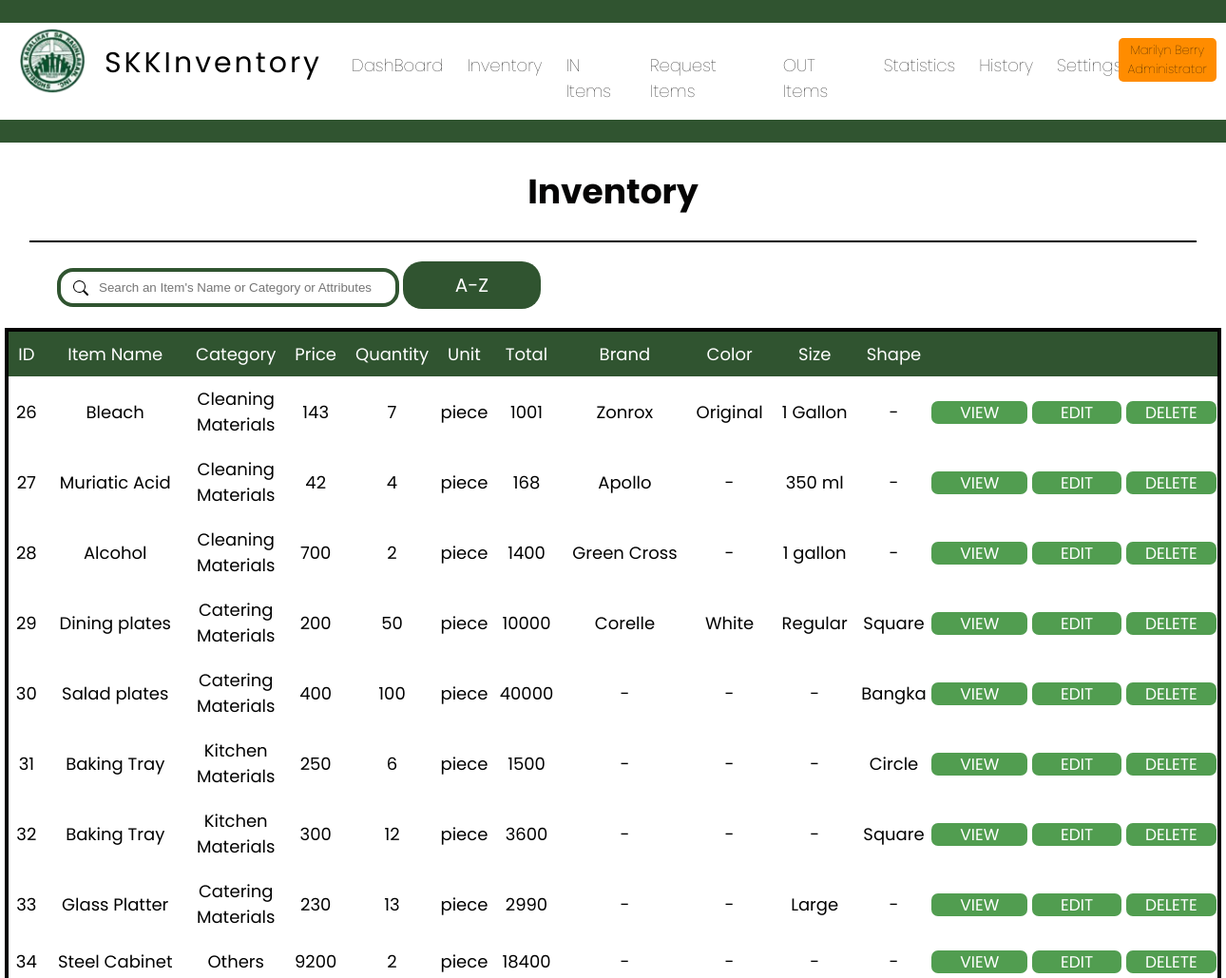
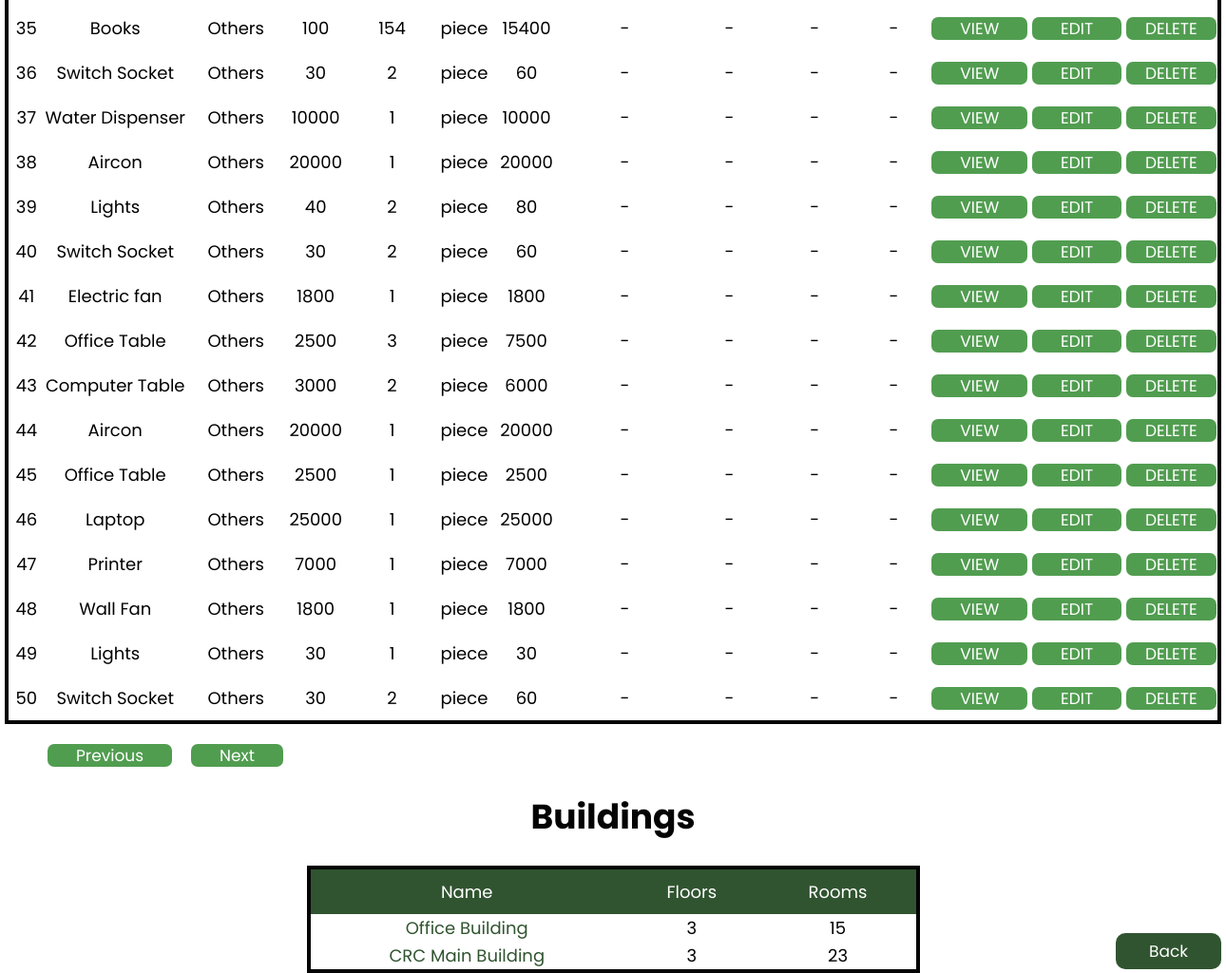
The app's page /inventory.php?page1=2&page=1 (signed in) with its own data (2 pictures, top to bottom).
### tables this page shows
CREATE TABLE `inventory` (
  `id` int(10) NOT NULL AUTO_INCREMENT,
  `product_name` varchar(100) NOT NULL,
  `category` varchar(30) NOT NULL,
  `price` int(20) NOT NULL,
  `unit` varchar(20) NOT NULL,
  `quantity` int(11) NOT NULL,
  `condition_new` int(10) NOT NULL,
  `condition_good` int(10) NOT NULL,
  `condition_bad` int(10) NOT NULL,
  `brand` varchar(50) NOT NULL,
  `color` varchar(20) NOT NULL,
  `size` varchar(20) NOT NULL,
  `shape` varchar(20) NOT NULL,
  `life` varchar(20) NOT NULL,
  `total` int(20) NOT NULL,
  `user` varchar(100) NOT NULL,
  `date` date NOT NULL,
  `building` int(20) NOT NULL,
  `floor` int(11) NOT NULL,
  `room` int(20) NOT NULL,
  `remarks` varchar(1000) NOT NULL,
  PRIMARY KEY (`id`)
);

CREATE TABLE `building` (
  `id` int(20) NOT NULL AUTO_INCREMENT,
  `name` varchar(50) NOT NULL,
  PRIMARY KEY (`id`)
);

### display_items.php (the view, shortened to what this page needs)
<?php
include 'connect.php';
$search = isset($_GET['search']) ? $_GET['search'] : '';
$searchTerms = explode(' ', $search);
$searchConditions = array();
foreach ($searchTerms as $term) {
    $term = mysqli_real_escape_string($conn, $term);
    $searchConditions[] = "(inventory.product_name LIKE '%$term%'
                           OR inventory.category LIKE '%$term%'
                           OR inventory.brand LIKE '%$term%'
                           OR inventory.color LIKE '%$term%'
                           OR inventory.size LIKE '%$term%'
                           OR inventory.shape LIKE '%$term%')";
}
$whereClause = implode(" AND ", $searchConditions);
$order = isset($_GET['order']) ? $_GET['order'] : 'ID';
$recordsPerPage = 25;
$page = isset($_GET['page1']) ? $_GET['page1'] : 1;
$offset = ($page - 1) * $recordsPerPage;
if ($order == 'ID') {
    $sql = "SELECT inventory.*, building.name AS building, room.name AS room,
       FORMAT(total, 2) AS 'Formatted Total',
       FORMAT(price, 2) AS 'Formatted Price',
       DATE_FORMAT(date, '%M %e, %Y') AS 'Formatted Date'
FROM inventory
LEFT JOIN building ON inventory.building = building.id
LEFT JOIN room ON inventory.room = room.id
WHERE $whereClause
ORDER BY inventory.id
LIMIT $recordsPerPage OFFSET $offset";
}
$result = mysqli_query($conn, $sql);
if ($result->num_rows > 0) {
    while ($row = $result->fetch_assoc()) {
        echo '<tr>';
        echo '<td>' . $row['id'] . '</td>';
        echo '<td style="white-space: nowrap;">' . $row['product_name'] . '</td>';
        echo '<td style="padding: 10px;">' . $row['category'] . '</td>';
        echo '<td>' . $row['price'] . '</td>';
        echo '<td style="padding: 5px;">' . $row['quantity'] . '</td>';
        echo '<td>' . $row['unit'] . '</td>';
        echo '<td style="padding: 10px;">' . $row['total'] . '</td>';
        echo '<td style="padding: 10px; white-space: nowrap;">' . $row['brand'] . '</td>';
        echo '<td style="padding: 10px;">' . $row['color'] . '</td>';
        echo '<td style="padding: 10px; white-space: nowrap;">' . $row['size'] . '</td>';
        echo '<td>' . $row['shape'] . '</td>';
        echo '<td style="white-space: nowrap;"><a style="text-decoration:none" class="button" href="viewinventory.php?id=' . $row['id'] . '">VIEW</a>
                    <a style="text-decoration:none" class="button" href="editinventory.php?id=' . $row['id'] . '">EDIT</a>
                    <a style="text-decoration:none" class="button1" href="deleteinventoryconfirmation.php?id=' . $row['id'] . '">DELETE</a>
                    ';
        echo '</tr>';
    }
} else {
    echo '<tr><td colspan="11">No results found.</td></tr>';
}
echo '<div class="search-form">';
echo '<form method="GET" action="" id="searchForm">';
echo '<input type="text" name="search" id="search" placeholder="Search an Item\'s Name or Category or Attributes" value="' . $search . '">';
echo '<a style="text-decoration:none" href="?filter=true&order=' . ($order == 'ID' ? 'ASC' : ($order == 'ASC' ? 'DESC' : 'ID')) . '">
        <div class="statistics3" style="display:inline-block; margin-right:20px;">
            <span class="font10">' . (($order === 'ID') ? 'A-Z' : ($order == 'ASC' ? 'Z-A' : 'ID')) . '</span>
        </div>
      </a>';
echo '</form>';
echo '</div>';

### display_building.php
<?php
include 'connect.php';
$selectbuilding = "SELECT
    b.name AS building_name, b.id AS building_id,
    COUNT(DISTINCT r.floor) AS number_of_floors,
    COUNT(r.id) AS number_of_rooms
FROM
    building b
LEFT JOIN
    room r ON b.id = r.id_building
GROUP BY
    b.id, b.name;
";
$result = $conn->query($selectbuilding);
if ($result->num_rows > 0) {
    while ($row = $result->fetch_assoc()) {
        echo '<tr>';
        echo '<td><a style="text-decoration:none; color: #305430;" href="room.php?building_id=' . $row['building_id'] . '">' . $row['building_name'] . '</a></td>';
        echo '<td>' . $row['number_of_floors'] . '</td>';
        echo '<td>' . $row['number_of_rooms'] . '</td>';
        echo '</tr>';
    }
}

### css/inventory.css (style rules this page uses)
td, th { border: none; }
.search-form { margin-top: 20px; margin-left: 60px; border: none; padding: 0; }
#search { border: 4px solid #305430; border-radius: 17px; width: 25%; padding: 9px 4px 9px 40px; }
.button { padding-top: 0.001px; padding-bottom: 0.001px; padding-left: 30px; padding-right: 30px; background-color: #519d50; color: #ffffff; border: none; border-radius: 7px; cursor: pointer; font-family: "Poppins"; font-size: 17px; text-align: center; }
.button1 { padding-top: 0.001px; padding-bottom: 0.001px; padding-left: 20px; padding-right: 20px; background-color: #519d50; color: #ffffff; border: none; border-radius: 7px; cursor: pointer; font-family: "Poppins"; font-size: 17px; text-align: center; }
.statistics3 { padding-top: 10px; padding-bottom: 10px; padding-left: 10px; padding-right: 10px; background-color: #305430; color: #ffffff; border: none; border-radius: 20px; width: 125px; height: 30px; font-family: "Poppins"; text-align: center; }
.font10 { font-size: 20px; font-family: "Poppins"; font-weight: normal; color: #ffffff; }

### css/header.css (style rules this page uses)
body { margin: 0; padding: 0; }

### css/responsive.css (style rules this page uses)
@media only screen and (min-width: 1025px) { body { font-size: 18px; width: auto; height: 97.8vh; } }

### records on screen
inventory: id "26", product_name "Bleach", category "Cleaning Materials", price "143", quantity "7", unit "piece", total "1001", brand "Zonrox", color "Original", size "1 Gallon", shape "-"
inventory: id "27", product_name "Muriatic Acid", category "Cleaning Materials", price "42", quantity "4", unit "piece", total "168", brand "Apollo", color "-", size "350 ml", shape "-"
inventory: id "28", product_name "Alcohol", category "Cleaning Materials", price "700", quantity "2", unit "piece", total "1400", brand "Green Cross", color "-", size "1 gallon", shape "-"
inventory: id "29", product_name "Dining plates", category "Catering Materials", price "200", quantity "50", unit "piece", total "10000", brand "Corelle", color "White", size "Regular", shape "Square"
inventory: id "30", product_name "Salad plates", category "Catering Materials", price "400", quantity "100", unit "piece", total "40000", brand "-", color "-", size "-", shape "Bangka"
inventory: id "31", product_name "Baking Tray", category "Kitchen Materials", price "250", quantity "6", unit "piece", total "1500", brand "-", color "-", size "-", shape "Circle"
inventory: id "32", product_name "Baking Tray", category "Kitchen Materials", price "300", quantity "12", unit "piece", total "3600", brand "-", color "-", size "-", shape "Square"
inventory: id "33", product_name "Glass Platter", category "Catering Materials", price "230", quantity "13", unit "piece", total "2990", brand "-", color "-", size "Large", shape "-"
inventory: id "34", product_name "Steel Cabinet", category "Others", price "9200", quantity "2", unit "piece", total "18400", brand "-", color "-", size "-", shape "-"
inventory: id "35", product_name "Books", category "Others", price "100", quantity "154", unit "piece", total "15400", brand "-", color "-", size "-", shape "-"
inventory: id "36", product_name "Switch Socket", category "Others", price "30", quantity "2", unit "piece", total "60", brand "-", color "-", size "-", shape "-"
inventory: id "37", product_name "Water Dispenser", category "Others", price "10000", quantity "1", unit "piece", total "10000", brand "-", color "-", size "-", shape "-"
inventory: id "38", product_name "Aircon", category "Others", price "20000", quantity "1", unit "piece", total "20000", brand "-", color "-", size "-", shape "-"
inventory: id "39", product_name "Lights", category "Others", price "40", quantity "2", unit "piece", total "80", brand "-", color "-", size "-", shape "-"
inventory: id "40", product_name "Switch Socket", category "Others", price "30", quantity "2", unit "piece", total "60", brand "-", color "-", size "-", shape "-"
inventory: id "41", product_name "Electric fan", category "Others", price "1800", quantity "1", unit "piece", total "1800", brand "-", color "-", size "-", shape "-"
inventory: id "42", product_name "Office Table", category "Others", price "2500", quantity "3", unit "piece", total "7500", brand "-", color "-", size "-", shape "-"
inventory: id "43", product_name "Computer Table", category "Others", price "3000", quantity "2", unit "piece", total "6000", brand "-", color "-", size "-", shape "-"
inventory: id "44", product_name "Aircon", category "Others", price "20000", quantity "1", unit "piece", total "20000", brand "-", color "-", size "-", shape "-"
inventory: id "45", product_name "Office Table", category "Others", price "2500", quantity "1", unit "piece", total "2500", brand "-", color "-", size "-", shape "-"
inventory: id "46", product_name "Laptop", category "Others", price "25000", quantity "1", unit "piece", total "25000", brand "-", color "-", size "-", shape "-"
inventory: id "47", product_name "Printer", category "Others", price "7000", quantity "1", unit "piece", total "7000", brand "-", color "-", size "-", shape "-"
inventory: id "48", product_name "Wall Fan", category "Others", price "1800", quantity "1", unit "piece", total "1800", brand "-", color "-", size "-", shape "-"
inventory: id "49", product_name "Lights", category "Others", price "30", quantity "1", unit "piece", total "30", brand "-", color "-", size "-", shape "-"
inventory: id "50", product_name "Switch Socket", category "Others", price "30", quantity "2", unit "piece", total "60", brand "-", color "-", size "-", shape "-"
building: name "Office Building", number_of_floors "3", number_of_rooms "15"
building: name "CRC Main Building", number_of_floors "3", number_of_rooms "23"

### other values on screen
$handler "Marilyn Berry"
$position "Administrator"
